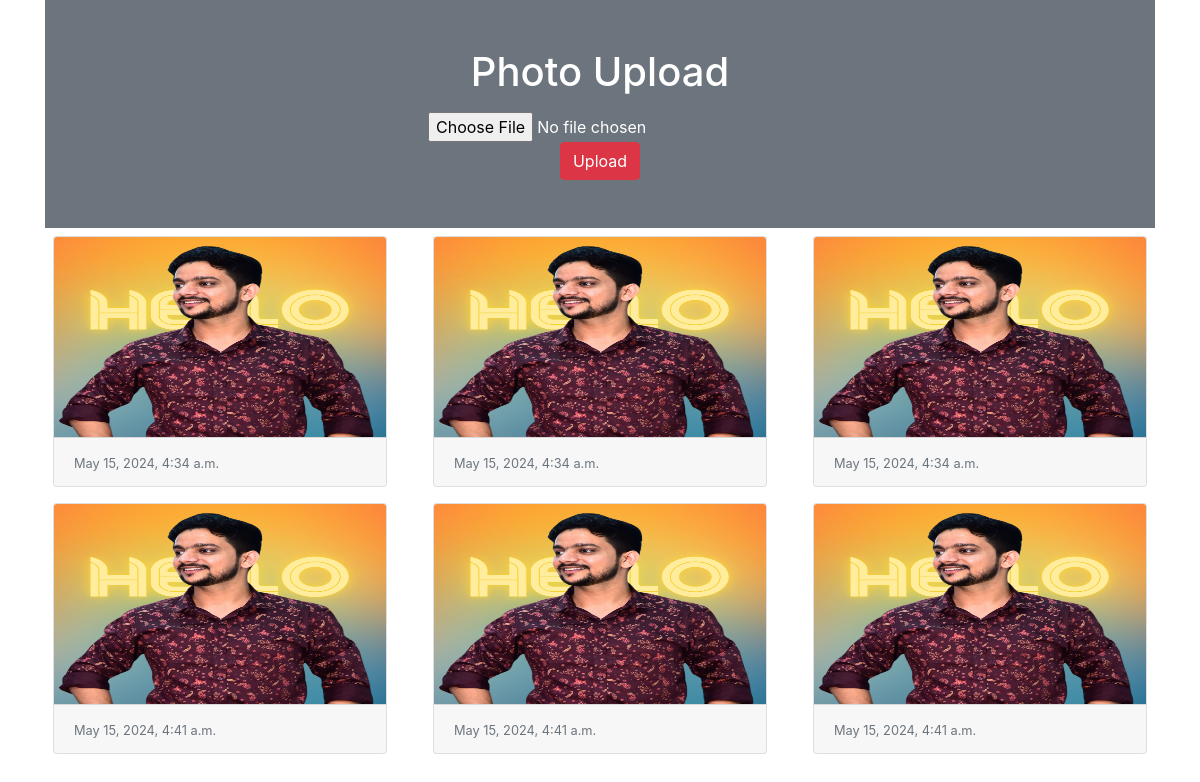
The page / on the database its author committed.
### photoapp/models.py (models this page shows)
class Image(models.Model):
 photo = models.ImageField(upload_to="myphoto")
 date = models.DateTimeField(auto_now_add=True)

### photoapp/views.py (the view)
# urls.py: path('',views.index),
def index (request):
 if request.method == "POST":
  form = ImageForm(request.POST, request.FILES)
  if form.is_valid():
   form.save()
 form = ImageForm()
 img = Image.objects.all()
 return render(request, 'index.html', {'img':img, 'form':form})

### photoapp/forms.py
class ImageForm(forms.ModelForm):
 class Meta:
  model = Image
  fields = '__all__'
  labels = {'photo':''}

### photoapp/templates/index.html (shortened to what this page needs)
<!doctype html>
<html lang="en">
  <head>
    <link rel="stylesheet" href="https://cdn.jsdelivr.net/npm/bootstrap@4.5.3/dist/css/bootstrap.min.css">
  </head>
  <body>
   <div class="container">
    <div class="py-5 text-center bg-secondary text-white">
     <h1 class="mb-3">Photo Upload</h1>
     <form action="" method="post" enctype="multipart/form-data">
      {{form}}
      <input type="submit" class="btn btn-danger" value="Upload">
     </form>
    </div>
    <div class="row">
     {% for x in img %}
      <div class="col-sm-4">
       <div class="card m-2">
        <img src="{{x.photo.url}}" alt="" class="card-img-top" height="200px">
        <div class="card-footer">
         <small class="text-muted">{{x.date}}</small>
        </div>
       </div>
      </div>
     {% endfor %}
    </div>
   </div>
  </body>
</html>

### rows shown on the page
Image: photo (picture), date "May 15, 2024, 4:34 a.m."
Image: photo (picture), date "May 15, 2024, 4:34 a.m."
Image: photo (picture), date "May 15, 2024, 4:34 a.m."
Image: photo (picture), date "May 15, 2024, 4:41 a.m."
Image: photo (picture), date "May 15, 2024, 4:41 a.m."
Image: photo (picture), date "May 15, 2024, 4:41 a.m."
